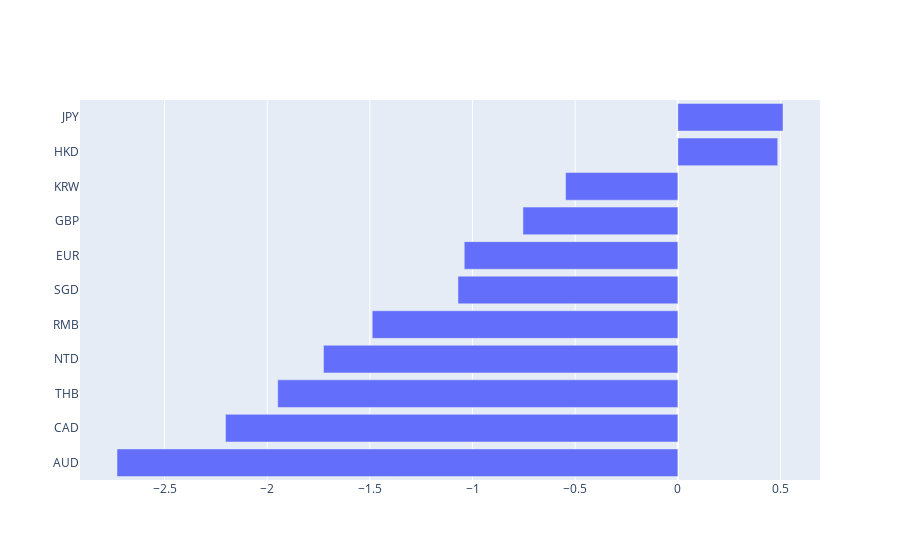

The notebook cell saved with this chart:
### Code cell
import plotly.graph_objects as go

fig = go.Figure(go.Bar(
            x=df.iloc[-1].sort_values(),
            y=df.iloc[-1].sort_values().index,
            orientation='h'))

fig.show()

### Figure 1 — Plotly figure (JSON) as saved in the notebook; plotly's stock layout.template omitted (floating-point values rounded to 4 significant figures)
{"data": [{"orientation": "h", "type": "bar", "x": [-2.732, -2.203, -1.949, -1.726, -1.488, -1.071, -1.04, -0.7545, -0.5468, 0.4864, 0.5121], "y": ["AUD", "CAD", "THB", "NTD", "RMB", "SGD", "EUR", "GBP", "KRW", "HKD", "JPY"]}], "layout": {}}
